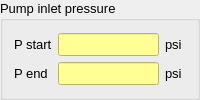
         <widget class="QGroupBox" name="PumpInletPress_GroupBox">
          <property name="maximumSize">
           <size>
            <width>200</width>
            <height>16777215</height>
           </size>
          </property>
          <property name="font">
           <font>
            <pointsize>10</pointsize>
           </font>
          </property>
          <property name="title">
           <string>Pump inlet pressure</string>
          </property>
          <layout class="QVBoxLayout" name="verticalLayout_4">
           <item>
            <layout class="QGridLayout" name="gridLayout_2">
             <item row="1" column="0">
              <widget class="QLabel" name="label_6">
               <property name="font">
                <font>
                 <pointsize>10</pointsize>
                </font>
               </property>
               <property name="text">
                <string>P end</string>
               </property>
              </widget>
             </item>
             <item row="1" column="2">
              <widget class="QLabel" name="UnitPEndInlet_LB">
               <property name="font">
                <font>
                 <pointsize>10</pointsize>
                </font>
               </property>
               <property name="text">
                <string>psi </string>
               </property>
              </widget>
             </item>
             <item row="0" column="1">
              <widget class="QLineEdit" name="PressStartPumpInlet_LE">
               <property name="enabled">
                <bool>true</bool>
               </property>
               <property name="font">
                <font>
                 <pointsize>10</pointsize>
                 <weight>50</weight>
                 <bold>false</bold>
                </font>
               </property>
               <property name="styleSheet">
                <string notr="true">background-color: rgb(255, 255, 149);</string>
               </property>
               <property name="readOnly">
                <bool>true</bool>
               </property>
              </widget>
             </item>
             <item row="0" column="2">
              <widget class="QLabel" name="UnitPInletStart_LB">
               <property name="font">
                <font>
                 <pointsize>10</pointsize>
                </font>
               </property>
               <property name="text">
                <string>psi </string>
               </property>
              </widget>
             </item>
             <item row="0" column="0">
              <widget class="QLabel" name="label_5">
               <property name="font">
                <font>
                 <pointsize>10</pointsize>
                </font>
               </property>
               <property name="text">
                <string>P start</string>
               </property>
              </widget>
             </item>
             <item row="1" column="1">
              <widget class="QLineEdit" name="PressEndPumpInlet_LE">
               <property name="enabled">
                <bool>true</bool>
               </property>
               <property name="font">
                <font>
                 <pointsize>10</pointsize>
                 <weight>50</weight>
                 <bold>false</bold>
                </font>
               </property>
               <property name="styleSheet">
                <string notr="true">background-color: rgb(255, 255, 149);</string>
               </property>
               <property name="readOnly">
                <bool>true</bool>
               </property>
              </widget>
             </item>
            </layout>
           </item>
          </layout>
         </widget>
